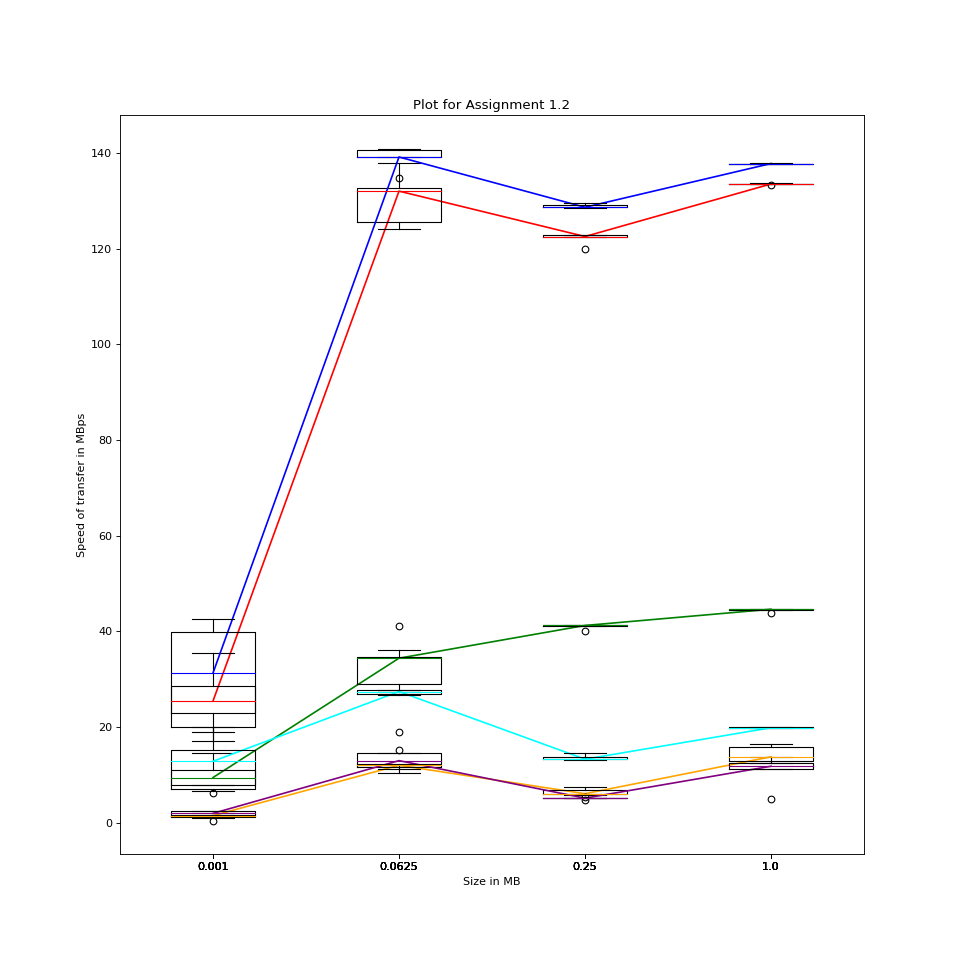

Recreate this plot in Python.
from matplotlib import pyplot as plt
import numpy as np

data_size = [1024, 65536, 262144, 1048576]
times = []
speeds = []
for n_nodes in [2,4,8]:
    times1 = []
    speeds1 = []
    for d_size in [1,2,3,4]:
        filename = "{}_blocking_{}.txt".format(n_nodes, d_size);
        data_file = open(filename, "r")
        line = data_file.readline()
        time = []
        speed = []
        while line:
            time.append(float(line))
            speed.append(5*data_size[d_size-1]*100/(1024*1024*float(line)))
            line = data_file.readline()

        times1.append(time)
        speeds1.append(speed)

    times.append(times1)
    speeds.append(speeds1)

    times1 = []
    speeds1 = []
    for d_size in [1,2,3,4]:
        filename = "{}_unblocking_{}.txt".format(n_nodes, d_size);
        data_file = open(filename, "r")
        line = data_file.readline()
        time = []
        speed = []
        while line:
            time.append(float(line))
            speed.append(5*data_size[d_size-1]*100/(1024*1024*float(line)))
            line = data_file.readline()

        times1.append(time)
        speeds1.append(speed)

    times.append(times1)
    speeds.append(speeds1)

print(speeds)
colors = ["red", "blue", "green", "cyan", "orange", "purple"]
plt.figure(figsize=(12,12), dpi=80)
for i in range (0,6):
    plt.plot(range(1,5), np.array([np.median(j) for j in speeds[i]]), color = colors[i])
    plt.boxplot(speeds[i], labels=[round(i/(1024*1024), 4) for i in data_size], medianprops={'color': colors[i]})

plt.xlabel("Size in MB")
plt.ylabel("Speed of transfer in MBps")
plt.title("Plot for Assignment 1.2")
plt.savefig("plot1.png")
